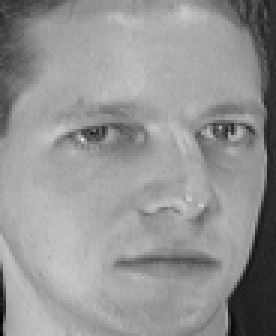
%> input picture COMP5422/Project/RefProj/Face_Recog_Dataset/S/1.pgm, 92 x 112 px (shown 3 times larger)
$ octave olc.m   (GNU Octave 9; MATLAB toolbox functions it lacks are replaced by stand-ins)
%> lines starting %> are read from the running program, lines starting %| are printed output that depends on the picture


n1=64;
K=zeros(n1);
for i=1:n1
    for j=i:n1
        K(i,j)=1;
    end
end
for i=2:n1
    K(i,i-1)=(-n1)+(i-1);
end


for naga=1:40
    naga12=num2str(naga);
    naga1=strcat('s',naga12,'\','1.pgm');
    naga2=strcat('s',naga12);
J=imread(naga1);
%> J is the input picture: size 112x92 uint8; min 2, max 223, mean 148
J=imresize(J,[64 64]);
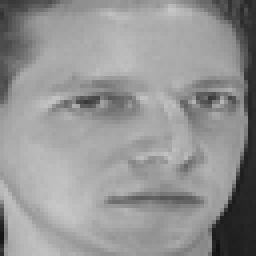
%> J: size 64x64 uint8 (shown 4 times larger); min 17, max 199, mean 148
I=zeros(n1);
for i=1:n1
    L=J(:,i);
    L=double(L);
    M=K*L;
    I(:,i)=M;
end
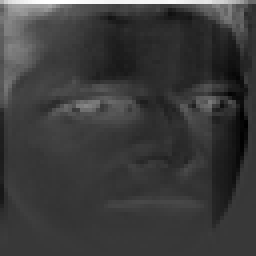
%> I: size 64x64 double (shown 4 times larger); min -3109, max 10877, mean 165.3; drawn with min black and max white
A=K*I*K';
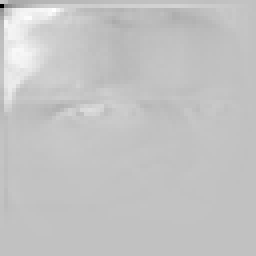
%> A: size 64x64 double (shown 4 times larger); min -38120834, max 12028408, mean 441682.3; drawn with min black and max white
A=mat2gray(A,[0 255]);
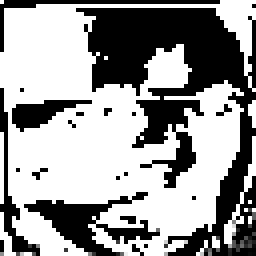
%> A: size 64x64 double (shown 4 times larger); min 0, max 1, mean 0.608
figure, imshow(A);
Y=reshape(A,n1*n1,1);
%> Y = 4096 values, max 1 at index 1, min 0 at index 2, mean 0.608
M=zeros(n1,1);
I1=zeros(n1);
nr=zeros(10,2);
for w=1:10
    w1=num2str(w);
    w2=strcat(naga2,'\',w1,'.pgm');
S=imread(w2);
S=imresize(S,[64 64]);

for j=1:n1
    L1=S(:,j);
    L1=double(L1);
    M=K*L1;
    I1(:,j)=M;
end

B=K*I1*K';
B=mat2gray(B,[0 255]);
Z=reshape(B,n1*n1,1);
%> Z has the same summary as Y
T=norm(Y-Z);
%> T = 0
%> (the run ends here)

$ run again, with COMP5422/Project/RefProj/Face_Recog_Dataset/S/10.pgm copied over COMP5422/Project/RefProj/Face_Recog_Dataset/S/1.pgm
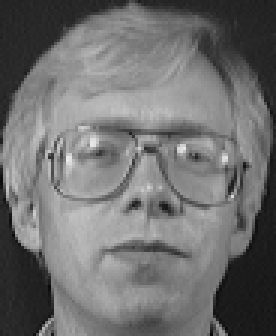
%> input picture COMP5422/Project/RefProj/Face_Recog_Dataset/S/10.pgm, 92 x 112 px (shown 3 times larger)
%> J is the input picture: size 112x92 uint8; min 9, max 235, mean 111.7
%> J: size 64x64 uint8
%> after the loop `for i=1:n1`:
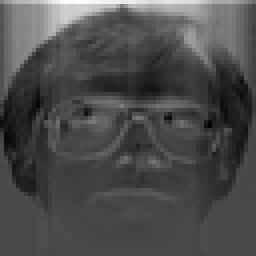
%> I: size 64x64 double (shown 4 times larger); min -3930, max 9701, mean 166.4; drawn with min black and max white
%> `A=mat2gray(A,[0 255]);`:
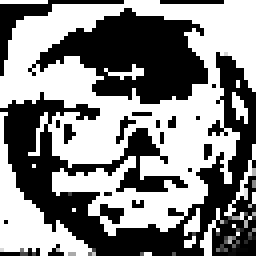
%> A: size 64x64 double (shown 4 times larger); min 0, max 1, mean 0.526
%> Y = 4096 values, max 1 at index 1, min 0 at index 2, mean 0.526
%> Z has the same summary as Y
%> T = 0
